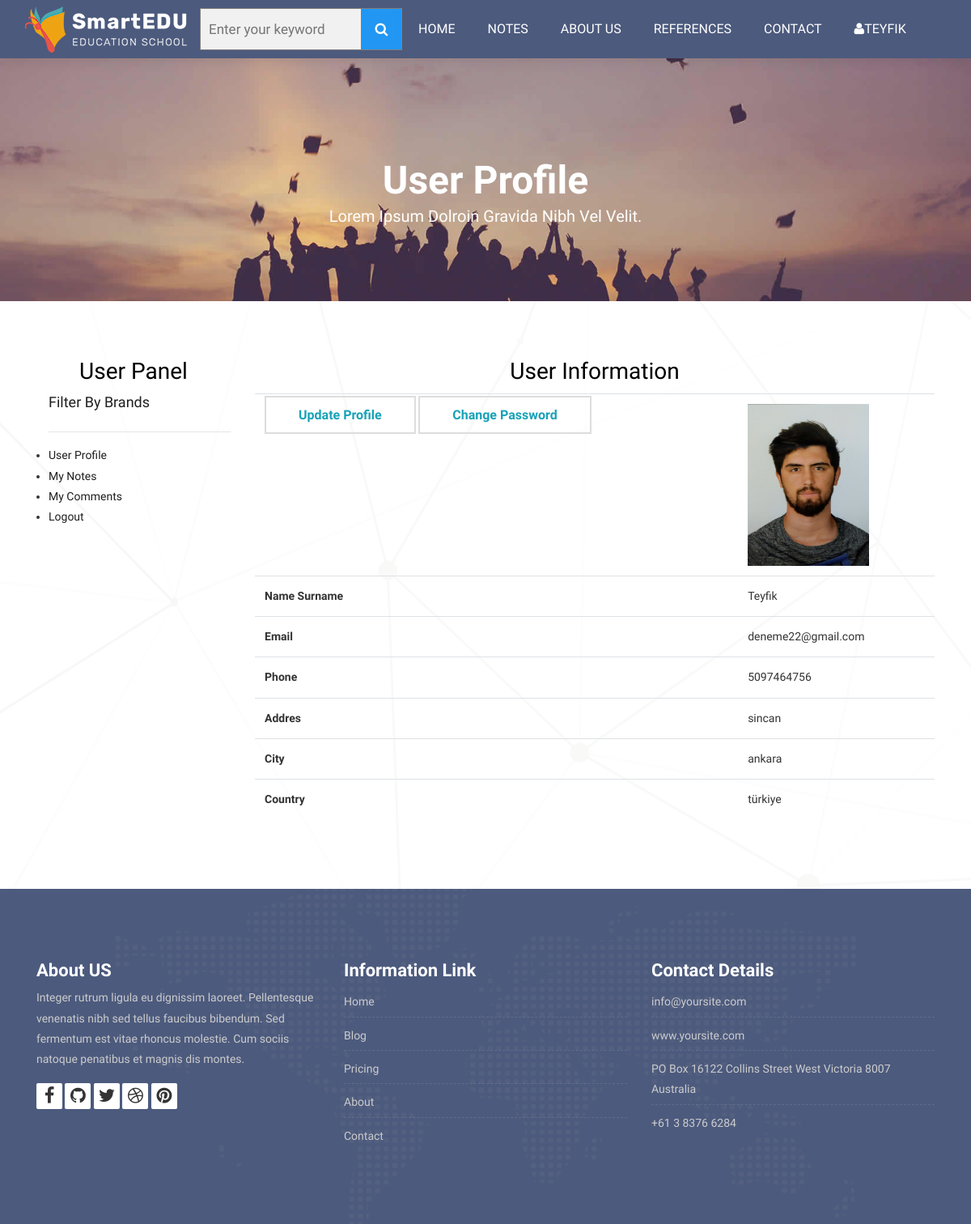
/user/ (signed in), run on an earlier commit of the app's database.
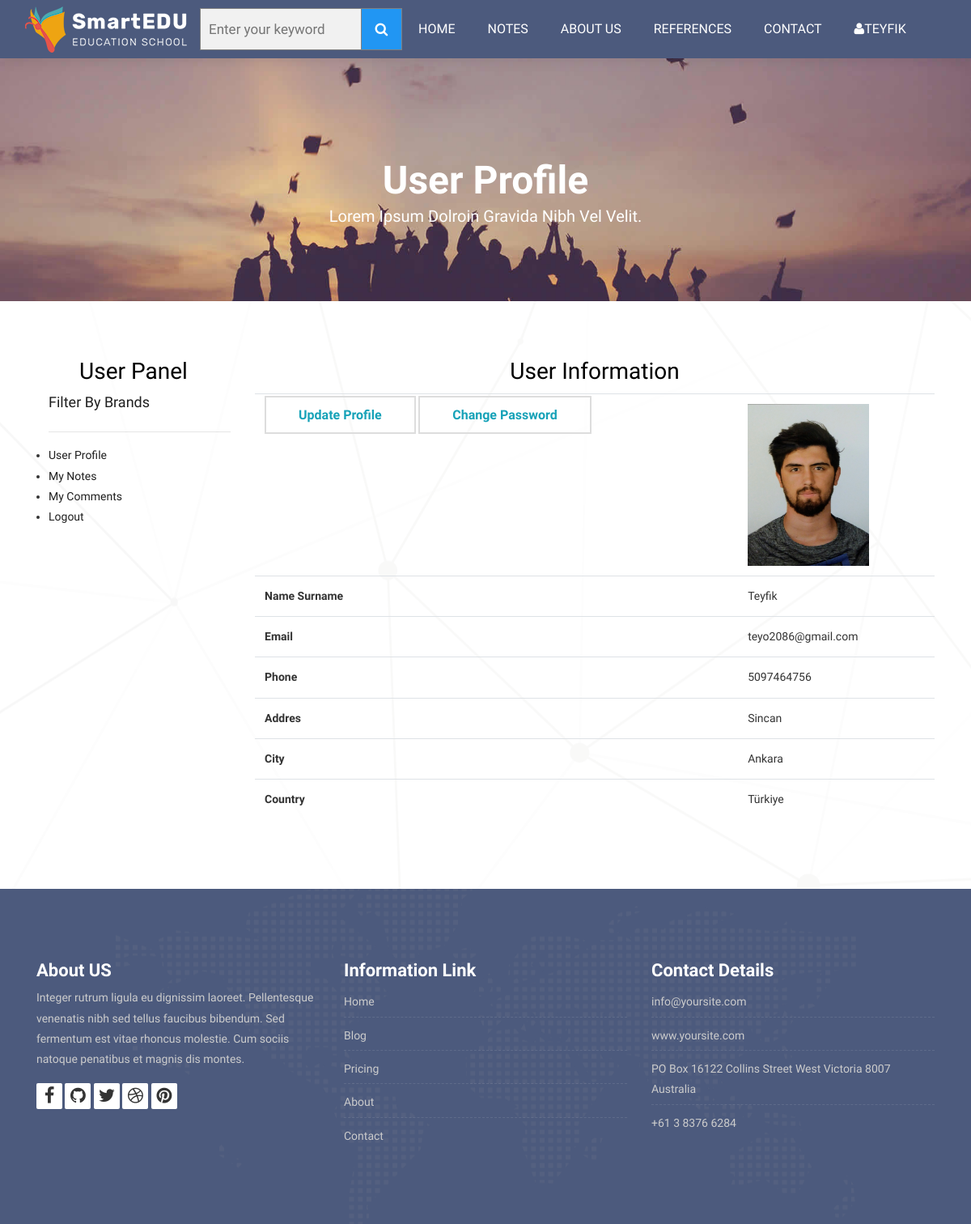
And on a later commit of the database.
### home/models.py (models this page shows, shortened)
class UserProfile(models.Model):
    user=models.OneToOneField(User, on_delete=models.CASCADE)
    phone=models.CharField(blank=True,max_length=20)
    address = models.CharField(blank=True, max_length=20)
    city = models.CharField(blank=True, max_length=20)
    country = models.CharField(blank=True, max_length=20)
    image = models.ImageField(blank=True, upload_to='images/users/')
    def user_name(self):
        return self.user.first_name +' '+ self.user.last_name

### user/views.py (the view)
# urls.py: path('',views.index,name='index'),
def index(request):
    category=Category.objects.all()
    current_user=request.user
    profile=UserProfile.objects.get(pk=current_user.id)
    context={'category':category,
             'profile':profile,
             }
    return render(request,'user_profile.html',context)

### user/templates/user_profile.html (shortened to what this page needs)
{% extends "homebase.html" %}
{% block content %}
<div class="all-title-box">
		<div class="container text-center">
			<h1>User Profile<span class="m_1">Lorem Ipsum dolroin gravida nibh vel velit.</span></h1>
		</div>
	</div>
<div id="contact" class="section wb">
        <div class="container">
            <div class="row">
                <div class="col-md-3">
                    <div class="container">
                        <div class="map-box">
                            <h2 class="title">User Panel</h2>
                        </div>
                        {% include "user_panel.html" %}
                    </div>
                </div>
				<div class="col-md-9">
					<div class="map-box">
                        <h2 class="title">User Information</h2>
<table class="table">
    <tr>
        <th class="text-left">
            <a href="/user/update" class="btn-custom" style="color: #17a2b8">Update Profile</a>
            <a href="/user/password" class="btn-custom" style="color: #17a2b8">Change Password</a>
        </th>
        <th class="da-center"><img src="{{ profile.image.url }}" style="width: 150px;height: 200px " alt=""></th>
    </tr>
    <tr>
        <th class="text-left">Name Surname</th>
        <td class="text-left">{{ profile.user_name }}</td>
        </tr>
    <tr>
        <th class="text-left">Email</th>
        <td class="text-left">{{ profile.user.email }}</td>
        </tr>
    <tr>
        <th class="text-left">Phone</th>
        <td class="text-left">{{ profile.phone }}</td>
        </tr>
    <tr>
        <th class="text-left">Addres</th>
        <td class="text-left">{{ profile.address }}</td>
        </tr>
    <tr>
        <th class="text-left">City</th>
        <td class="text-left">{{ profile.city }}</td>
        </tr>
    <tr>
        <th class="text-left">Country</th>
        <td class="text-left">{{ profile.country }}</td>
    </tr>
</table>
					</div>
				</div>
            </div>
        </div>
    </div>
{% endblock %}

What changed in the data, as far as the page shows it:
changed UserProfile "Teyfik": user.email "deneme22@gmail.com" → "teyo2086@gmail.com"; address "sincan" → "Sincan"; city "ankara" → "Ankara"; country "türkiye" → "Türkiye"
